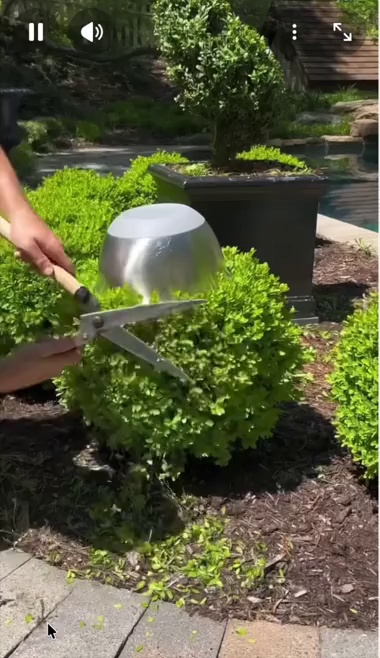
#> input picture examples/garden_shears/capture/frames/000000.jpg, 380 x 658 px
$ python -i rasters.py   (imports and definitions only)
#> lines starting #> are read from the running program, lines starting #| are printed output that depends on the picture; after the words box and inside, x2 and y2 are one past the last pixel; in counts of white or black regions, pixels touching at a corner belong together
"""rasters — image/mask loading, silhouette extraction, keep-region.

The shared raster I/O every analysis tool builds on. Kept free of any scoring or
panel logic so `scorers/` and `viz/` can both depend on it without a cycle.

Renders go through `load_render` (load + present on the shared backdrop), photos
through `load_bgr`. Keeping those distinct is the point: a render carries alpha with
colour underneath it, and reading one as a plain image is how the same render came to
look slightly different depending on which tool drew it.

`load_render_depth` is here for the same reason: it reads OUR OWN render (the
`depth` view's .npy), so it belongs with the other render loaders rather than in
the observed-depth module — a monocular tool that needs our depth should not have
to import the pointmap loader to get at it.
"""

import cv2
import numpy as np

from core import renderer_settings


# --------------------------------------------------------------------------- #
# silhouette extraction
# --------------------------------------------------------------------------- #
def render_silhouette(render_path):
    """Binary silhouette (uint8 0/255) from a render.

    Prefer the alpha channel (exact, color-independent) since the harness
    renders on a transparent film; fall back to Otsu on luminance.
    """
    rgba = cv2.imread(render_path, cv2.IMREAD_UNCHANGED)
#> rgba is the input picture: shape (658, 380, 3); mean B, G, R 61.3, 91.9, 90.1
    if rgba is not None and rgba.ndim == 3 and rgba.shape[2] == 4:
        alpha = rgba[:, :, 3]
        if alpha.min() < 250:  # a genuinely transparent background exists
            _, m = cv2.threshold(alpha, 127, 255, cv2.THRESH_BINARY)
            return m
    bgr = cv2.imread(render_path, cv2.IMREAD_COLOR)
    if bgr is None:
        raise FileNotFoundError(f"could not read render: {render_path}")
    gray = cv2.cvtColor(bgr, cv2.COLOR_BGR2GRAY)
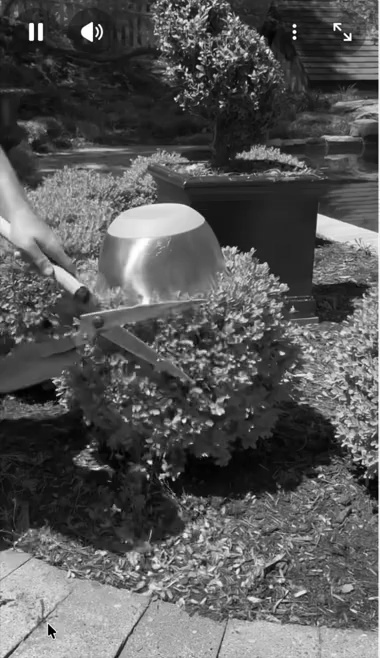
#> gray: shape (658, 380); min 0, max 255, mean 87.9
    _, m = cv2.threshold(gray, 0, 255, cv2.THRESH_BINARY + cv2.THRESH_OTSU)
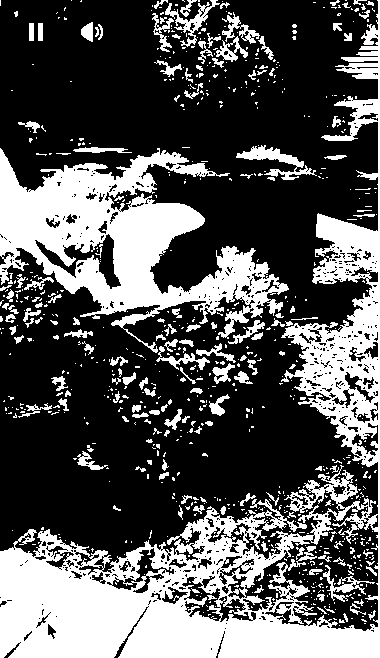
#> m: shape (658, 380); 33.9% white; 792 white regions (639 under 20 px), largest, box (x1, y1, x2, y2) and area: (0, 0, 380, 658) 48172, (0, 148, 289, 353) 23061, (236, 145, 317, 180) 877
    return m


# [88 lines left out: functions load_mask, resize_mask_to, build_keep, load_bgr, load_render, load_render_depth and 1 more, not called in this run]

>>> result = render_silhouette('../../../examples/garden_shears/capture/frames/000000.jpg')

$ run again, on examples/garden_shears/capture/frames/000005.jpg
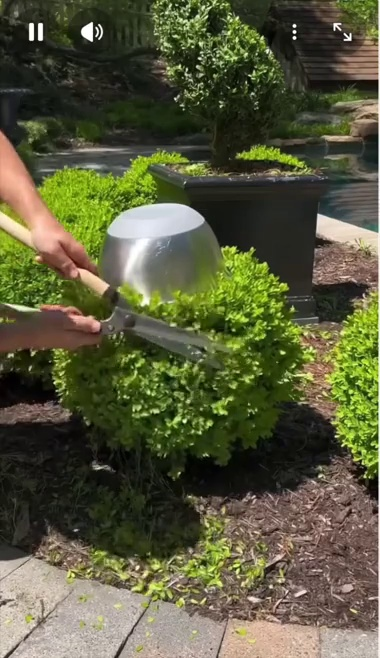
#> input picture examples/garden_shears/capture/frames/000005.jpg, 380 x 658 px
#> in render_silhouette, rgba is the input picture: shape (658, 380, 3); mean B, G, R 61, 90.6, 89.5
#> in render_silhouette, `gray = cv2.cvtColor(bgr, cv2.COLOR_BGR2GRAY)`:
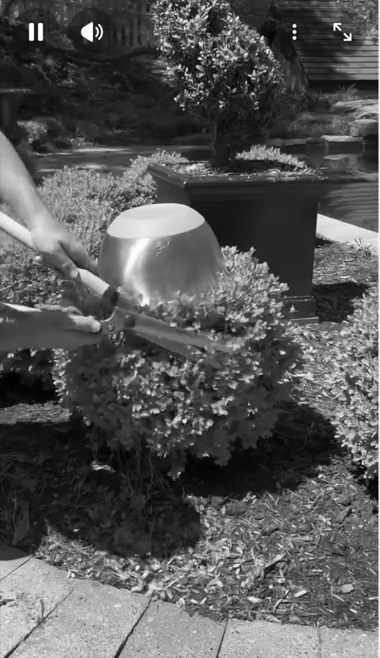
#> gray: shape (658, 380); min 0, max 255, mean 86.9
#> in render_silhouette, `_, m = cv2.threshold(gray, 0, 255, cv2.THRESH_BINARY + cv2.THRESH_OTSU)`:
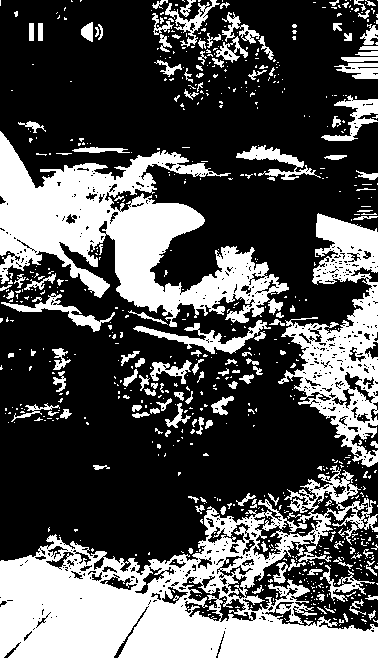
#> m: shape (658, 380); 33.5% white; 707 white regions (579 under 20 px), largest, box (x1, y1, x2, y2) and area: (0, 0, 380, 658) 47033, (0, 131, 289, 327) 22265, (133, 320, 271, 354) 1234

$ run again, on examples/garden_shears/capture/frames/000010.jpg
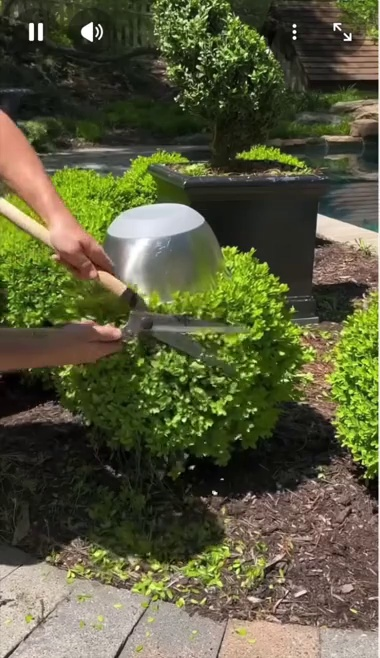
#> input picture examples/garden_shears/capture/frames/000010.jpg, 380 x 658 px
#> in render_silhouette, rgba is the input picture: shape (658, 380, 3); mean B, G, R 60.9, 90.2, 89.5
#> in render_silhouette, `gray = cv2.cvtColor(bgr, cv2.COLOR_BGR2GRAY)`:
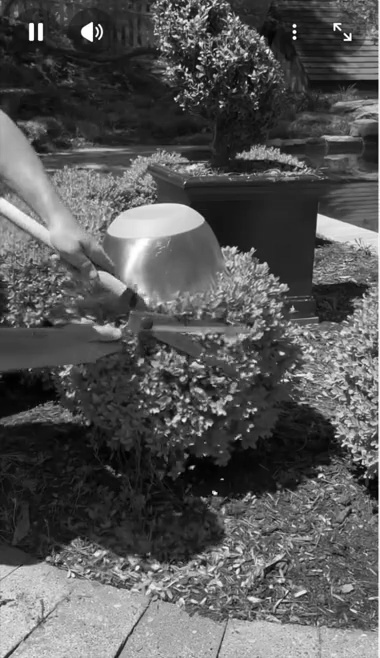
#> gray: shape (658, 380); min 0, max 255, mean 86.6
#> in render_silhouette, `_, m = cv2.threshold(gray, 0, 255, cv2.THRESH_BINARY + cv2.THRESH_OTSU)`:
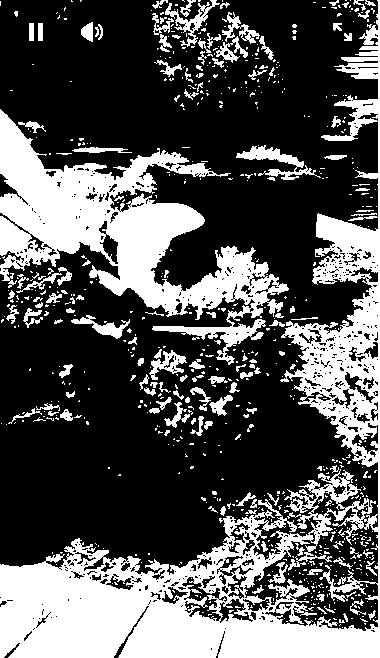
#> m: shape (658, 380); 33.3% white; 728 white regions (593 under 20 px), largest, box (x1, y1, x2, y2) and area: (0, 0, 380, 658) 46357, (0, 109, 289, 365) 24065, (236, 145, 321, 180) 906
